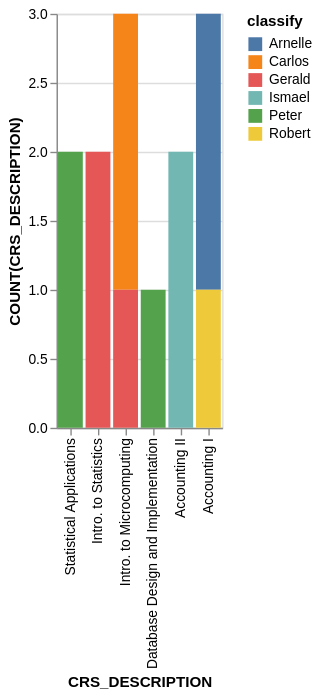

Write the Vega-Lite specification saved for this chart.
### Vega-Lite specification from a JSON file in a GitHub repository (floating-point values rounded to 4 significant figures)
{"data": {"values": [{"x_data": "Statistical Applications", "y_data": 0, "classify": "Arnelle"}, {"x_data": "Intro. to Statistics", "y_data": 0, "classify": "Arnelle"}, {"x_data": "Intro. to Microcomputing", "y_data": 0, "classify": "Arnelle"}, {"x_data": "Database Design and Implementation", "y_data": 0, "classify": "Arnelle"}, {"x_data": "Accounting II", "y_data": 0, "classify": "Arnelle"}, {"x_data": "Accounting I", "y_data": 2, "classify": "Arnelle"}, {"x_data": "Statistical Applications", "y_data": 0, "classify": "Carlos"}, {"x_data": "Intro. to Statistics", "y_data": 0, "classify": "Carlos"}, {"x_data": "Intro. to Microcomputing", "y_data": 2, "classify": "Carlos"}, {"x_data": "Database Design and Implementation", "y_data": 0, "classify": "Carlos"}, {"x_data": "Accounting II", "y_data": 0, "classify": "Carlos"}, {"x_data": "Accounting I", "y_data": 0, "classify": "Carlos"}, {"x_data": "Statistical Applications", "y_data": 0, "classify": "Gerald"}, {"x_data": "Intro. to Statistics", "y_data": 2, "classify": "Gerald"}, {"x_data": "Intro. to Microcomputing", "y_data": 1, "classify": "Gerald"}, {"x_data": "Database Design and Implementation", "y_data": 0, "classify": "Gerald"}, {"x_data": "Accounting II", "y_data": 0, "classify": "Gerald"}, {"x_data": "Accounting I", "y_data": 0, "classify": "Gerald"}, {"x_data": "Statistical Applications", "y_data": 0, "classify": "Ismael"}, {"x_data": "Intro. to Statistics", "y_data": 0, "classify": "Ismael"}, {"x_data": "Intro. to Microcomputing", "y_data": 0, "classify": "Ismael"}, {"x_data": "Database Design and Implementation", "y_data": 0, "classify": "Ismael"}, {"x_data": "Accounting II", "y_data": 2, "classify": "Ismael"}, {"x_data": "Accounting I", "y_data": 0, "classify": "Ismael"}, {"x_data": "Statistical Applications", "y_data": 2, "classify": "Peter"}, {"x_data": "Intro. to Statistics", "y_data": 0, "classify": "Peter"}, {"x_data": "Intro. to Microcomputing", "y_data": 0, "classify": "Peter"}, {"x_data": "Database Design and Implementation", "y_data": 1, "classify": "Peter"}, {"x_data": "Accounting II", "y_data": 0, "classify": "Peter"}, {"x_data": "Accounting I", "y_data": 0, "classify": "Peter"}, {"x_data": "Statistical Applications", "y_data": 0, "classify": "Robert"}, {"x_data": "Intro. to Statistics", "y_data": 0, "classify": "Robert"}, {"x_data": "Intro. to Microcomputing", "y_data": 0, "classify": "Robert"}, {"x_data": "Database Design and Implementation", "y_data": 0, "classify": "Robert"}, {"x_data": "Accounting II", "y_data": 0, "classify": "Robert"}, {"x_data": "Accounting I", "y_data": 1, "classify": "Robert"}]}, "mark": "bar", "encoding": {"x": {"field": "x_data", "type": "nominal", "title": "CRS_DESCRIPTION", "sort": "descending"}, "y": {"field": "y_data", "type": "quantitative", "title": "COUNT(CRS_DESCRIPTION)"}, "color": {"field": "classify"}}}
